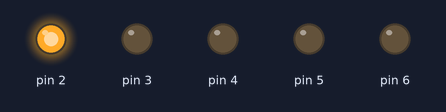
A sketch run on a simulated Arduino Uno, built with avr-gcc and run on an emulated ATmega328P. Shown: output pins drawn as LEDs (lit = HIGH).

Above: at 0.5 s.
At 1.5 s:
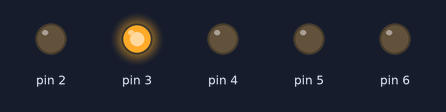
At 2.5 s:
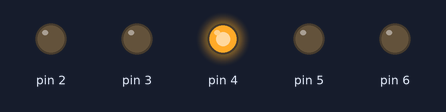
At 3.5 s:
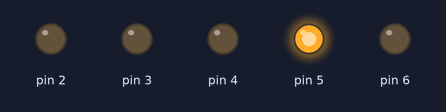
At 4.5 s:
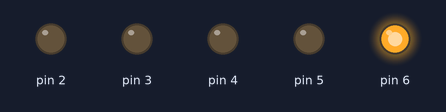
Timing chart, 0 to 6.5 s (numbered marks = the images above):
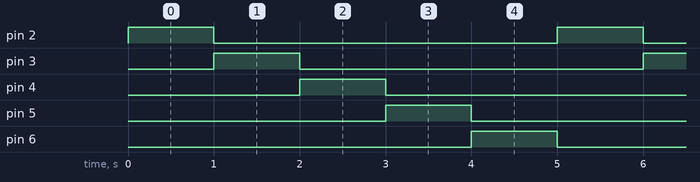

The sketch:

Marquee.ino
```cpp
void setup() {
  // put your setup code here, to run once:

  for(int i=2;i<=6;i++)
  {
    pinMode(i,OUTPUT);
  }

}

void loop() {
  // put your main code here, to run repeatedly:

  for(int i=2;i<=6;i++)
  {
    digitalWrite(i,HIGH);
    delay(1000);
    digitalWrite(i,LOW);
  }

}
```

Measured:
- by itself, pin 2–6: alternates HIGH for 1.0 s and LOW for 4.0 s
- by itself, everything shown: repeats every 5.0 s, in 6 steps
